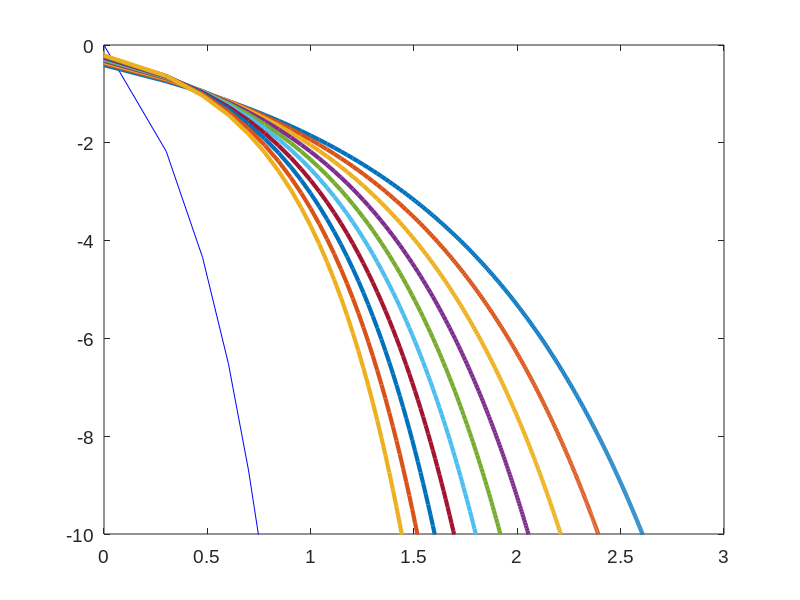

MATLAB code for this plot:
%comparing size distributions
%
clear all
x = 1:1:1e3;
l = 5; 
lW = 1;
k = 0.5:0.05:0.95;
E = l*exp(-l*x); E = E./sum(E);
W = zeros(length(k),length(x));
for i = 1:length(k)
    c1 = k(i)/lW;
    c2 = (x/lW).^(k(i)-1);
    c3 = exp(-(x/lW).^k(i));
    W(i,:) = c1*c2.*c3;
    W(i,:) = W(i,:)./sum(W(i,:));
end
%
clf
figure(1)
plot(log10(x),log10(E),'b-',log10(x),log10(W),'LineWidth',3)
colormap(hot)
ylim([-10 0])
set(gca,'FontName','Arial','FontSize',14)
